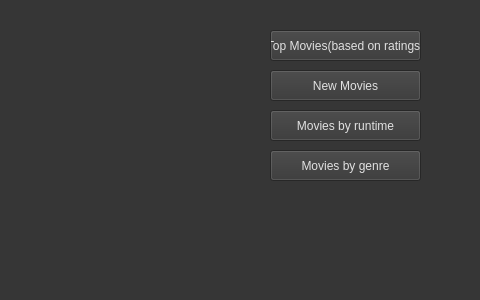
<?xml version="1.0" encoding="UTF-8"?>
<ui version="4.0">
 <class>MainWindow</class>
 <widget class="QMainWindow" name="MainWindow">
  <property name="geometry">
   <rect>
    <x>0</x>
    <y>0</y>
    <width>480</width>
    <height>300</height>
   </rect>
  </property>
  <property name="windowTitle">
   <string>MainWindow</string>
  </property>
  <property name="styleSheet">
   <string notr="true">background-color: rgb(54, 54, 54);</string>
  </property>
  <widget class="QWidget" name="centralwidget">
   <widget class="QPushButton" name="topmoviesbuttonn">
    <property name="geometry">
     <rect>
      <x>270</x>
      <y>30</y>
      <width>151</width>
      <height>31</height>
     </rect>
    </property>
    <property name="styleSheet">
     <string notr="true">color: rgb(225, 225, 225);</string>
    </property>
    <property name="text">
     <string>Top Movies(based on ratings)</string>
    </property>
   </widget>
   <widget class="QPushButton" name="newmoviesbutton">
    <property name="geometry">
     <rect>
      <x>270</x>
      <y>70</y>
      <width>151</width>
      <height>31</height>
     </rect>
    </property>
    <property name="styleSheet">
     <string notr="true">color: rgb(225, 225, 225);</string>
    </property>
    <property name="text">
     <string>New Movies</string>
    </property>
   </widget>
   <widget class="QPushButton" name="moviesbyruntimebutton">
    <property name="geometry">
     <rect>
      <x>270</x>
      <y>110</y>
      <width>151</width>
      <height>31</height>
     </rect>
    </property>
    <property name="styleSheet">
     <string notr="true">color:rgb(225, 225, 225)</string>
    </property>
    <property name="text">
     <string>Movies by runtime</string>
    </property>
   </widget>
   <widget class="QPushButton" name="moviesbygenre">
    <property name="geometry">
     <rect>
      <x>270</x>
      <y>150</y>
      <width>151</width>
      <height>31</height>
     </rect>
    </property>
    <property name="styleSheet">
     <string notr="true">color:rgb(225, 225, 225)</string>
    </property>
    <property name="text">
     <string>Movies by genre</string>
    </property>
   </widget>
  </widget>
  <widget class="QMenuBar" name="menubar">
   <property name="geometry">
    <rect>
     <x>0</x>
     <y>0</y>
     <width>480</width>
     <height>18</height>
    </rect>
   </property>
  </widget>
  <widget class="QStatusBar" name="statusbar"/>
 </widget>
 <resources/>
 <connections/>
</ui>
